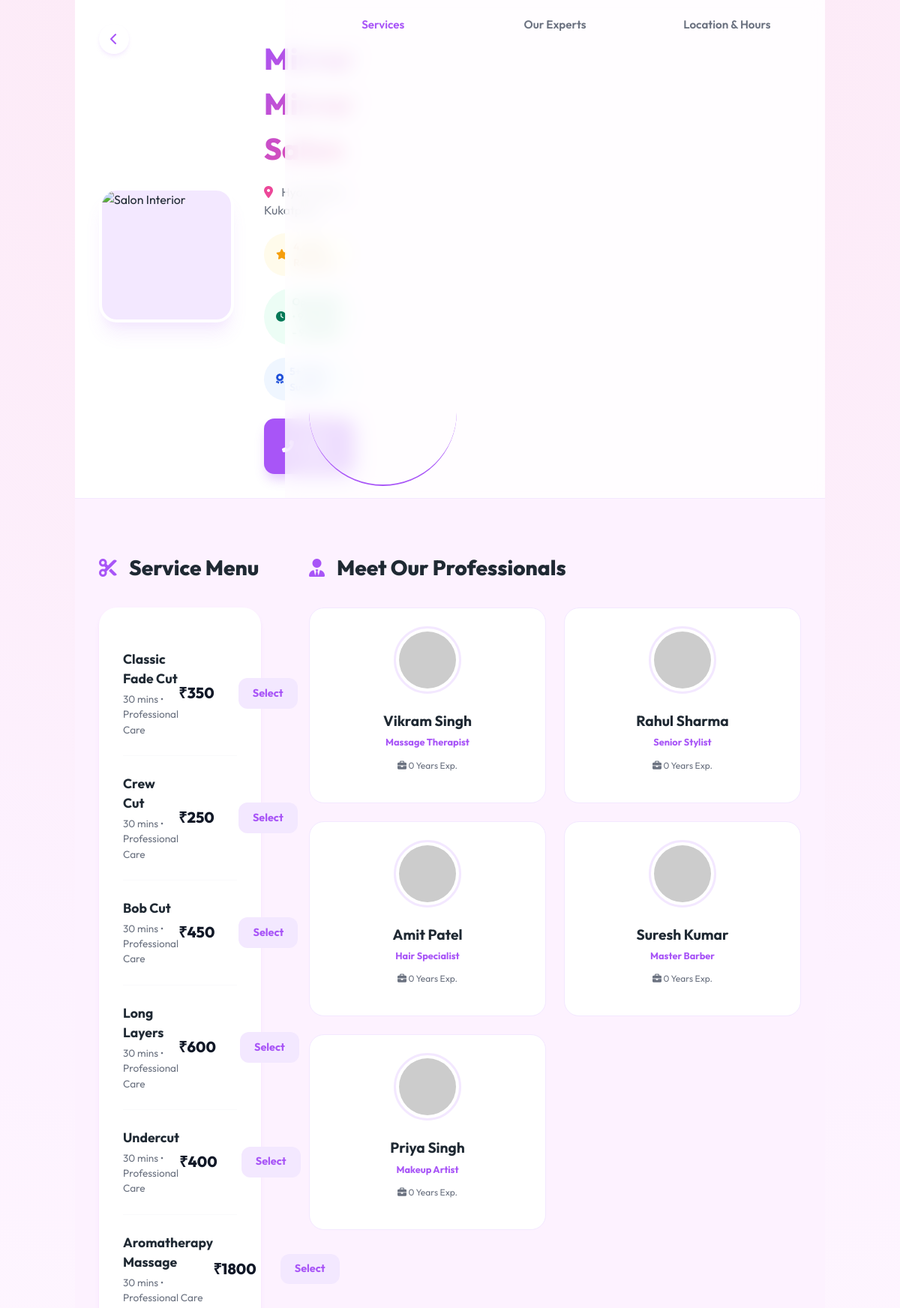
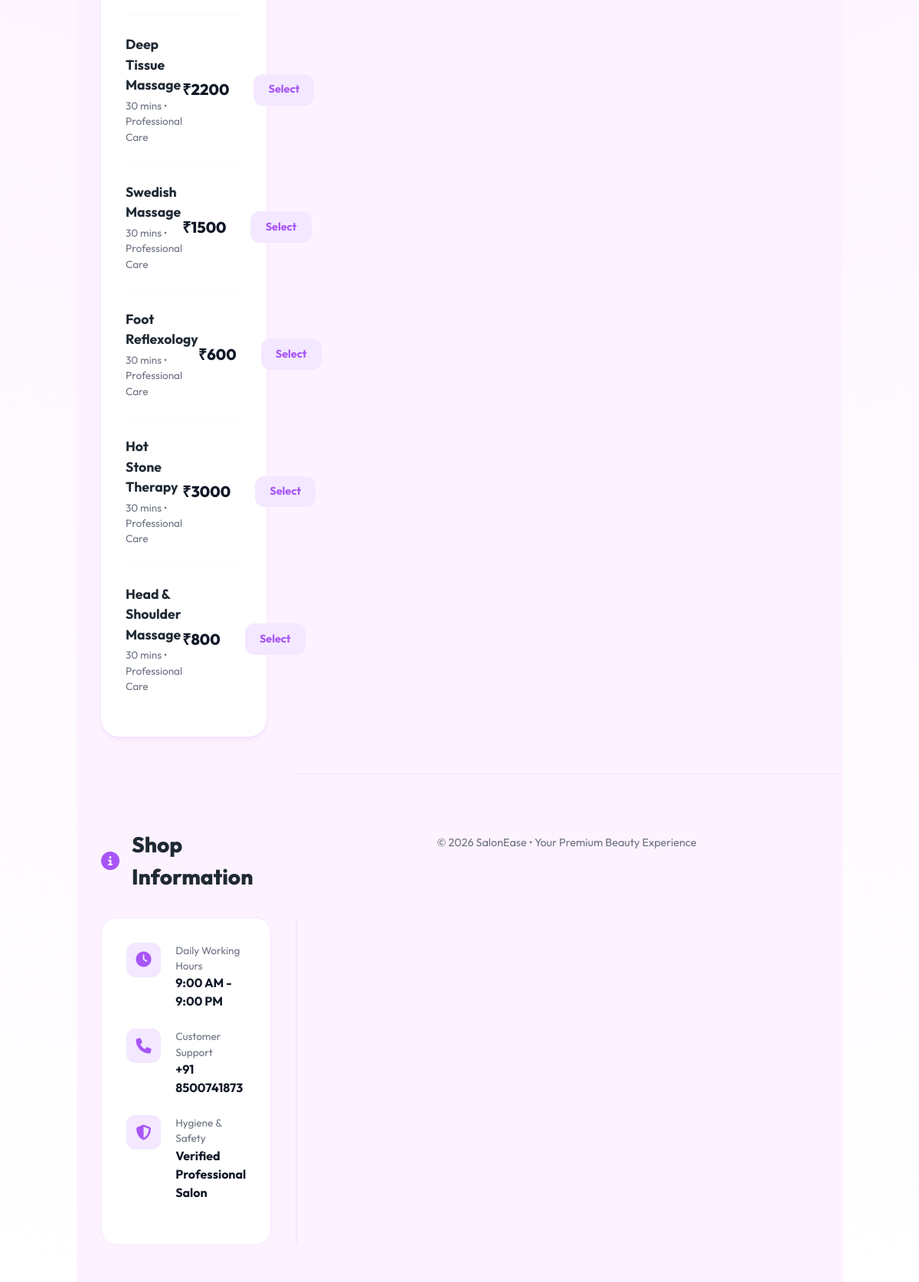
The page /salon/4 on the database its author committed (2 pictures, top to bottom).
### app.py (models this page shows)
class Salon(db.Model):
    id = db.Column(db.Integer, primary_key=True)
    name = db.Column(db.String(100), nullable=False)
    location = db.Column(db.String(200), nullable=False)
    rating = db.Column(db.Float, default=4.5)
    image_url = db.Column(db.String(300))
    logo_url = db.Column(db.String(300))
    map_url = db.Column(db.String(500))
    phone = db.Column(db.String(20))
    opening_time = db.Column(db.String(20))
    closing_time = db.Column(db.String(20))
    experience = db.Column(db.Integer)
    is_open = db.Column(db.Boolean, default=True)
    services = db.relationship('Service', backref='salon', lazy=True)
    workers = db.relationship('Worker', backref='salon', lazy=True)
    reviews = db.relationship('Review', backref='salon', lazy=True)
    owner_id = db.Column(db.Integer, db.ForeignKey('user.id'))

class Service(db.Model):
    id = db.Column(db.Integer, primary_key=True)
    name = db.Column(db.String(100), nullable=False)
    price = db.Column(db.Float, nullable=False)
    duration = db.Column(db.Integer, default=30) # in minutes
    category = db.Column(db.String(50)) # Hair, Makeup, Nails, etc.
    image_url = db.Column(db.String(500)) # Base64 or URL
    salon_id = db.Column(db.Integer, db.ForeignKey('salon.id'), nullable=False)

class Worker(db.Model):
    id = db.Column(db.Integer, primary_key=True)
    name = db.Column(db.String(100), nullable=False)
    role = db.Column(db.String(100)) # e.g., Senior Stylist
    phone = db.Column(db.String(20))
    aadhaar_number = db.Column(db.String(12), nullable=True)
    experience = db.Column(db.Integer, default=0)
    skills = db.Column(db.String(500)) # Comma separated skills
    image_url = db.Column(db.String(300))
    is_online = db.Column(db.Boolean, default=False)
    salon_id = db.Column(db.Integer, db.ForeignKey('salon.id'), nullable=False)
    user_id = db.Column(db.Integer, db.ForeignKey('user.id'), nullable=True)

### app.py (the view)
@app.route("/salon/<int:salon_id>")
def salon_details(salon_id):
    salon = Salon.query.get_or_404(salon_id)
    return render_template("salon_details.html", salon=salon)

### templates/salon_details.html (shortened to what this page needs)
<!DOCTYPE html>
<html lang="en">
<head>
    <link rel="stylesheet" href="{{ url_for('static', filename='css/styles.css') }}">
    <link rel="stylesheet" href="https://cdnjs.cloudflare.com/ajax/libs/font-awesome/6.4.0/css/all.min.css">
</head>
<body>
    <div class="app">
        <header class="hero">
            <a href="{{ url_for('home') }}" class="back-btn"><i class="fas fa-chevron-left"></i></a>
            <div class="hero-content">
                <div class="shop-visual">
                    {% if salon.logo_url %}
                    <img src="{{ salon.logo_url }}" alt="{{ salon.name }}">
                    {% else %}
                    <img src="https://images.unsplash.com/photo-1560066984-138dadb4c035?ixlib=rb-1.2.1&auto=format&fit=crop&w=800&q=80"
                        alt="Salon Interior">
                    {% endif %}
                </div>
                <div class="shop-info">
                    <h1>{{ salon.name }}</h1>
                    <p style="color: var(--gray); margin-bottom: 1.2rem;"><i class="fas fa-map-marker-alt"
                            style="color: var(--secondary); margin-right: 0.5rem;"></i> {{ salon.location }}</p>
                    <div class="shop-meta">
                        <div class="badge badge-rating"><i class="fas fa-star" style="color: #f59e0b;"></i> {{
                            salon.rating }} (48 Reviews)</div>
                        <div class="badge badge-status"><i class="fas fa-clock"></i> Open Now • {{ salon.opening_time or
                            '9:00 AM' }} - {{ salon.closing_time or '9:00 PM' }}</div>
                        <div class="badge badge-exp"><i class="fas fa-award"></i> {{ salon.experience or '5' }}+ Years
                            Success</div>
                    </div>
                    <a href="tel:{{ salon.phone or '8500741873' }}" class="call-btn">
                        <i class="fas fa-phone-alt"></i> Call Now
                    </a>
                </div>
            </div>
        </header>
        <nav class="section-nav">
            <a href="#services" class="nav-item active">Services</a>
            <a href="#experts" class="nav-item">Our Experts</a>
            <a href="#about" class="nav-item">Location & Hours</a>
        </nav>
        <section class="section" id="services">
            <h2><i class="fas fa-scissors"></i> Service Menu</h2>
            <div class="services-container">
                {% if salon.services %}
                {% for service in salon.services %}
                <div class="service-row">
                    <div class="service-info">
                        <h4>{{ service.name }}</h4>
                        <p>{{ service.duration or 30 }} mins • Professional Care</p>
                    </div>
                    <div style="display: flex; align-items: center; gap: 2rem;">
                        <span class="price-tag">₹{{ service.price | int }}</span>
                        <a href="{{ url_for('start_booking', service_id=service.id) }}" class="book-btn">Select</a>
                    </div>
                </div>
                {% endfor %}
                {% else %}
                <p style="text-align: center; color: var(--gray); padding: 2rem;">No services listed yet.</p>
                {% endif %}
            </div>
        </section>
        <section class="section" id="experts">
            <h2><i class="fas fa-user-tie"></i> Meet Our Professionals</h2>
            <div class="workers-grid">
                {% for worker in salon.workers %}
                <div class="worker-card">
                    <img src="{{ worker.image_url or 'https://i.pravatar.cc/150?u=' ~ worker.id }}"
                        class="worker-photo">
                    <h3 style="margin: 0; font-size: 1.2rem;">{{ worker.name }}</h3>
                    <p style="color: var(--primary); font-weight: 700; font-size: 0.8rem; margin: 0.3rem 0;">{{
                        worker.role }}</p>
                    <p style="color: var(--gray); font-size: 0.75rem;"><i class="fas fa-briefcase"></i> {{
                        worker.experience }} Years Exp.</p>
                </div>
                {% endfor %}
            </div>
        </section>
        <section class="section" id="about">
            <h2><i class="fas fa-info-circle"></i> Shop Information</h2>
            <div class="vitals-grid">
                <div class="vitals-card">
                    <div class="vital-item">
                        <div class="vital-icon"><i class="fas fa-clock"></i></div>
                        <div class="vital-text">
                            <p>Daily Working Hours</p>
                            <strong>{{ salon.opening_time or '9:00 AM' }} - {{ salon.closing_time or '9:00 PM'
                                }}</strong>
                        </div>
                    </div>
                    <div class="vital-item">
                        <div class="vital-icon"><i class="fas fa-phone"></i></div>
                        <div class="vital-text">
                            <p>Customer Support</p>
                            <strong>+91 {{ salon.phone or '8500741873' }}</strong>
                        </div>
                    </div>
                    <div class="vital-item">
                        <div class="vital-icon"><i class="fas fa-shield-alt"></i></div>
                        <div class="vital-text">
                            <p>Hygiene & Safety</p>
                            <strong>Verified Professional Salon</strong>
                        </div>
                    </div>
                </div>
                <div class="map-container">
                    {% if salon.map_url %}
                    <iframe src="{{ salon.map_url }}" width="100%" height="100%" style="border:0;" allowfullscreen=""
                        loading="lazy"></iframe>
                    {% else %}
                    <div
                        style="height: 100%; display: flex; flex-direction: column; align-items: center; justify-content: center; background: #f3f4f6; color: var(--gray);">
                        <i class="fas fa-map-marked-alt" style="font-size: 3rem; margin-bottom: 1rem;"></i>
                        <p>Map view unavailable</p>
                    </div>
                    {% endif %}
                </div>
            </div>
        </section>
        <footer
            style="padding: 4rem 2rem; text-align: center; color: var(--gray); border-top: 1px solid var(--primary-light);">
            <p style="font-size: 0.9rem;">© 2026 SalonEase • Your Premium Beauty Experience</p>
        </footer>
    </div>
</body>
</html>

### static/css/styles.css (style rules this page uses)
:root { font-family: system-ui, -apple-system, BlinkMacSystemFont, "Segoe UI", sans-serif; line-height: 1.5; font-weight: 400; text-rendering: optimizeLegibility; -webkit-font-smoothing: antialiased; -moz-osx-font-smoothing: grayscale; background-color: #fdf2ff; }
*, *::before, *::after { box-sizing: border-box; }
body { margin: 0; min-height: 100vh; background: radial-gradient(circle at top, #fce7f3 0, #fdf2ff 40%, #ffffff 100%); }
.app { min-height: 100vh; display: grid; grid-template-areas: "content" "nav"; grid-template-rows: 1fr auto; grid-template-columns: 1fr; background: white; color: #1f2933; }
@media (min-width: 1024px) { .app { grid-template-areas: "sidebar header" "sidebar content"; grid-template-rows: auto 1fr; grid-template-columns: 280px 1fr; max-width: 100%; margin: 0; background: #fdf2ff; } }
.nav-item { flex: 1; display: flex; flex-direction: column; align-items: center; gap: 0.1rem; border-radius: 999px; border: none; background: transparent; padding: 0.4rem 0; font-size: 0.7rem; color: #6b7280; cursor: pointer; }

### rows shown on the page
Salon: name "Mirror Mirror Salon", location "Hyderabad, Kukatpally", opening_time "9:00 AM", closing_time "9:00 PM", phone "8500741873"
Service: name "Classic Fade Cut", duration "30", price "350"
Service: name "Crew Cut", duration "30", price "250"
Service: name "Bob Cut", duration "30", price "450"
Service: name "Long Layers", duration "30", price "600"
Service: name "Undercut", duration "30", price "400"
Service: name "Aromatherapy Massage", duration "30", price "1800"
Service: name "Deep Tissue Massage", duration "30", price "2200"
Service: name "Swedish Massage", duration "30", price "1500"
Service: name "Foot Reflexology", duration "30", price "600"
Service: name "Hot Stone Therapy", duration "30", price "3000"
Service: name "Head & Shoulder Massage", duration "30", price "800"
Worker: name "Vikram Singh", role "Massage Therapist", experience "0"
Worker: name "Rahul Sharma", role "Senior Stylist", experience "0"
Worker: name "Amit Patel", role "Hair Specialist", experience "0"
Worker: name "Suresh Kumar", role "Master Barber", experience "0"
Worker: name "Priya Singh", role "Makeup Artist", experience "0"
